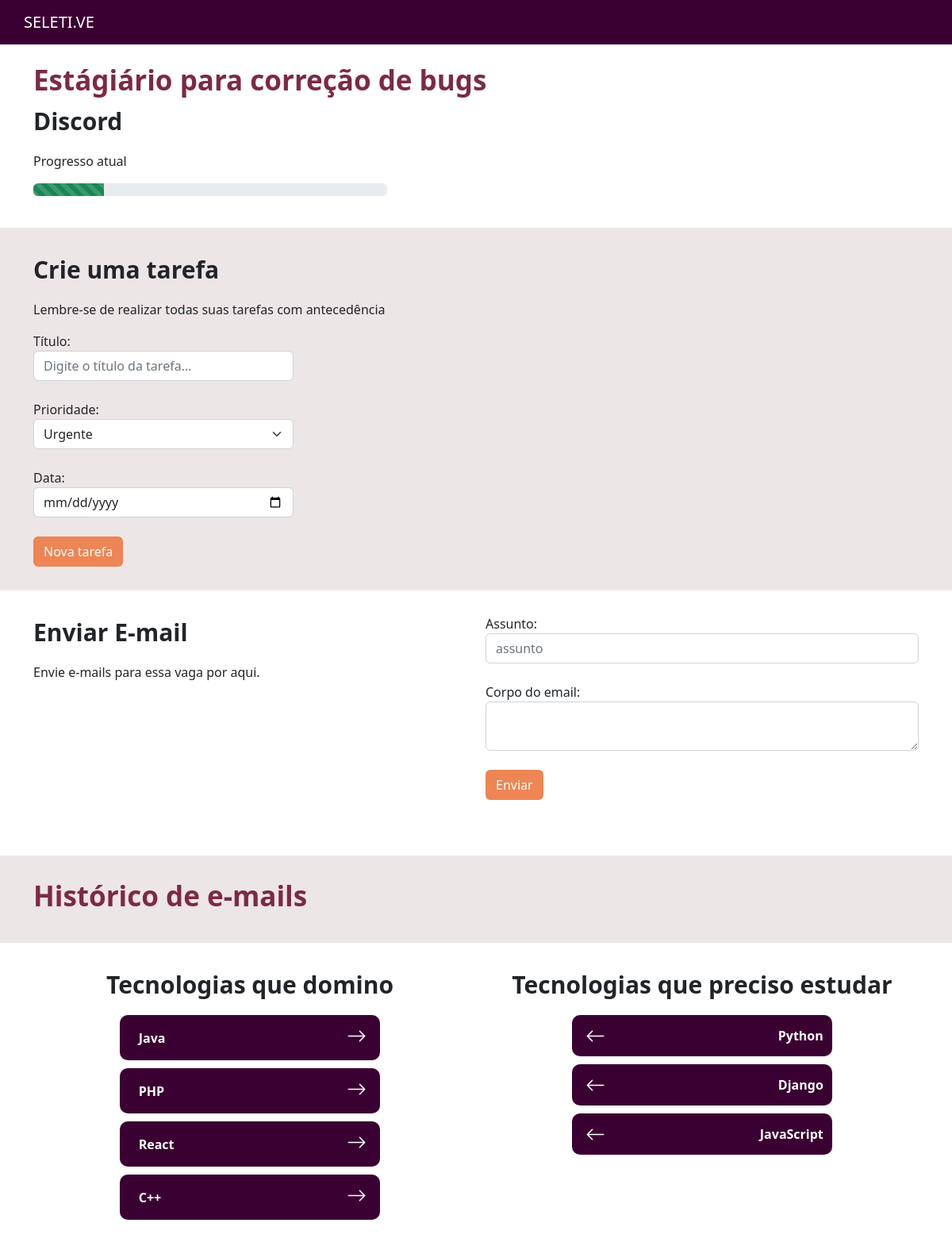
Page /vagas/vaga/4 on the committed database.
### empresa/models.py (models this page shows, shortened)
class Vagas(models.Model):
    choices_experiencia = (
        ('E', 'Estagio'),
        ('J', 'Júnior'),
        ('P', 'Pleno'),
        ('S', 'Sênior'),
    )
    choices_status = (
        ('I', 'Interesse'),
        ('C', 'Currículo enviado'),
        ('E', 'Entrevista'),
        ('D', 'Desafio técnico'),
        ('F', 'Finalizado')
    )
    empresa = models.ForeignKey(Empresa, null=True, on_delete=models.SET_NULL)
    titulo = models.CharField(max_length=30)
    nivel_experiencia = models.CharField(max_length=2, choices=choices_experiencia)
    data_final = models.DateField()
    email = models.EmailField(null=True)
    status = models.CharField(max_length=30, choices=choices_status)
    tecnologias_dominadas = models.ManyToManyField(Tecnologias)
    tecnologias_estudar = models.ManyToManyField(Tecnologias, related_name='estudar')
    def progresso(self):
        x = [((i + 1)* 20, j[0]) for i, j in enumerate(self.choices_status)]
        x = list(filter(lambda x: x[1] == self.status, x))[0][0]
        return x

class Empresa(models.Model):
    choices_nicho_mercado = (
        ('M', 'Marketing'),
        ('N', 'Nutrição'),
        ('D', 'Design'),
        ('T', 'Tecnologia'),
    )
    logo = models.ImageField(upload_to='logo_empresa', null=True)
    nome = models.CharField(max_length=30)
    email = models.EmailField()
    cidade = models.CharField(max_length=30)
    tecnologias = models.ManyToManyField(Tecnologias)
    endereco = models.CharField(max_length=30)
    caracteristica_empresa = models.TextField()
    nicho_mercado = models.CharField(max_length=4, choices=choices_nicho_mercado)
    def __str__(self):
        return self.nome

class Tecnologias(models.Model):
    tecnologia = models.CharField(max_length=30)
    def __str__(self):
        return self.tecnologia

### vagas/views.py (the view)
# urls.py: path('vaga/<int:id>', views.vaga, name='vaga'),
def vaga(request, id):
    vaga = get_object_or_404(Vagas, id=id)
    tarefas = Tarefa.objects.filter(vaga=vaga).filter(realizada=False)
    emails = Emails.objects.filter(vaga=vaga)
    return render(request, 'vaga.html', {'vaga': vaga, 'tarefas': tarefas, 'emails': emails})

### vagas/templates/vaga.html (shortened to what this page needs)
{% extends 'base.html' %}
{% load static %}
{% block 'head' %}
    <link rel="stylesheet" href="{% static 'vaga/css/vaga.css' %}">
{% endblock %}
{% block 'body' %}
    <div class="container">
        <br>
        <h3 class="titulo">{{vaga.titulo}}</h3>
        <p class="titulo2">{{vaga.empresa}}</p>
        <p>Progresso atual</p>
        <div style="width: 40%" class="progress">
            <div class="progress-bar progress-bar-striped bg-success" role="progressbar" style="width: {{vaga.progresso}}%" aria-valuenow="25" aria-valuemin="0" aria-valuemax="100"></div>
        </div>
    </div>
    <div class="bg2">
        <div class="container">
            <div class="row">
                <div class="col-md">
                    <p class="titulo2">Crie uma tarefa</p>
                    <p>Lembre-se de realizar todas suas tarefas com antecedência</p>
                    <form action="{% url 'nova_tarefa' vaga.id %}" method='POST'>{% csrf_token %}
                        <label>Título:</label>
                        <input name="titulo" type="text" class="form-control input-tarefa" placeholder="Digite o título da tarefa...">
                        <br>
                        <label>Prioridade:</label>
                        <select name="prioridade" class="form-select input-tarefa">
                            <option value="U">Urgente</option>
                        </select>
                        <br>
                        <label>Data:</label>
                        <input name="data" type="date" class="form-control input-tarefa" placeholder="">
                        <br>
                        <input type="submit" value="Nova tarefa" class="btn btn-orange">
                    </form>
                </div>
                <div class="col-md">
                </div>
            </div>
        </div>
    </div>
    <div class="container bg3">
        <div class="row">
            <div class="col-md">
                <p class="titulo2">Enviar E-mail</p>
                <p>Envie e-mails para essa vaga por aqui.</p>
            </div>
            <div class="col-md">
                <form action="{% url "envia_email" vaga.id %}" method="POST"> {% csrf_token %}
                    <label>Assunto:</label>
                    <input name="assunto" type="text" class="form-control" placeholder="assunto">
                    <br>
                    <label>Corpo do email:</label>
                    <textarea name="corpo" class="form-control"></textarea>
                    <br>
                    <input type="submit" class="btn btn-orange" value="Enviar">
                </form>
            </div>
        </div>
    </div>
    <div class="bg2">
        <div class="container">
            <div class="row">
                <h3 class="titulo">Histórico de e-mails</h3>
            </div>
        </div>
    </div>
    <div class="container bg3" align="center">
        <div class="row">
            <div class="col-md">
                <p class="titulo2" id="tecnologias">Tecnologias que domino</p>
                <form action="{% url 'tecnologia_status' vaga.id %}" method="POST"> {% csrf_token %}
                    {% for tecnologia_dominada in vaga.tecnologias_dominadas.all %}
                        <div class="li-tech">
                            <table class="tabela">
                                <tr>
                                    <td style="width: 90%;">
                                        <strong>{{ tecnologia_dominada }}</strong>
                                    </td>
                                    <td align="right" style="width: 10%;">
                                        <button style="background-color: transparent;
                                        background-repeat: no-repeat;
                                        border: none;
                                        cursor: pointer;
                                        overflow: hidden;
                                        width: 30px;
                                        height: 30px;" class="botao-tecnologia" type="submit" value="{{ tecnologia_dominada.id }}" name="tecnologia_dominada">
                                        </button>
                                    </td>
                                </tr>
                            </table>
                        </div>
                    {% empty %}
                        <hr>
                    {% endfor %}
            </div>
            <div class="col-md">
                <p class="titulo2">Tecnologias que preciso estudar</p>
                    {% for tecnologia_estudar in vaga.tecnologias_estudar.all %}
                        <div class="li-tech">
                            <table class="tabela">
                                <tr>
                                    <td style="width: 10%;">
                                        <button style="background-color: transparent;
                                        background-repeat: no-repeat;
                                        border: none;
                                        cursor: pointer;
                                        overflow: hidden;
                                        width: 30px;
                                        height: 30px;" class="botao-tecnologia" type="submit" value="{{ tecnologia_estudar.id }}" name="tecnologia_estudar">
                                        </button>
                                    </td>
                                    <td style="width: 90%;" align="right">
                                        <strong>{{ tecnologia_estudar }}</strong>
                                    </td>
                                </tr>
                            </table>
                        </div>
                    {% empty %}
                        <hr>
                    {% endfor %}
            </div>
        </div>
    </div>
{% endblock %}

### templates/static/base/css/base.css (style rules this page uses)
body { background-color: #C6C6C6; }

### templates/static/vaga/css/vaga.css (style rules this page uses)
.titulo { color: #7D2948; font-weight: bold; font-size: 35px; }
.titulo2 { font-weight: bold; font-size: 30px; }
.bg2 { background-color: #EDE6E6; margin-top: 40px; padding-top: 30px; padding-bottom: 30px; }
.input-tarefa { width: 60%; }
.btn-orange { background-color: #ED8554; color: white; }
.li-tech { background-color: #3B0032; padding: 10px; color:white; border-radius: 10px; margin-top: 10px; width: 60%; }
.arrow-right { float: right; }
.bg3 { padding-top: 30px; padding-bottom: 30px; }

### rows in the picture
Vagas: titulo "Estágiário para correção de bugs", empresa "Discord"
Tecnologias: tecnologia "Java"
Tecnologias: tecnologia "PHP"
Tecnologias: tecnologia "React"
Tecnologias: tecnologia "C++"
Tecnologias: tecnologia "Python"
Tecnologias: tecnologia "Django"
Tecnologias: {{ tecnologia_estudar.id }} 3 (drawn), tecnologia "JavaScript"
